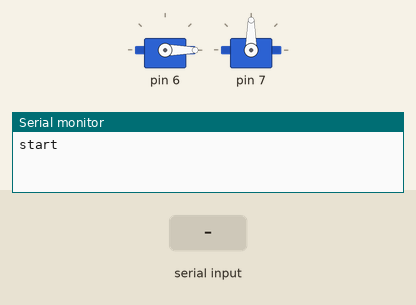
A sketch run on a simulated Arduino Uno, built with avr-gcc and run on an emulated ATmega328P. Shown: 2 × servo, the last lines printed to the serial monitor. The test bench sets the inputs (shaded band).

Above: at 1.2 s.
1.3 s: "30,150\n" received over Serial
At 3.3 s:
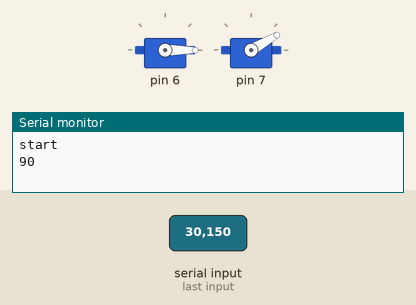
Timing chart, 0 to 4.8 s (numbered marks = the images above; inputs shaded):
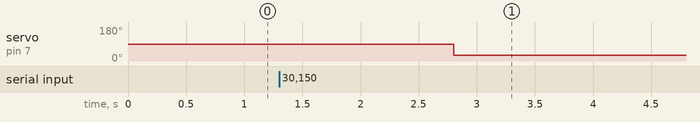

Measured:
- after the input at 1.3 s, servo on pin 7: 90° → 30° after 1.5 s

The sketch:

cam_rotor.ino
```cpp
#include <Servo.h>

class Cam_Rotor{
  private:Servo x_axis;
  private:Servo y_axis;
  public:void init(int servo_x, int servo_y){
    x_axis.attach(servo_x);
    y_axis.attach(servo_y);
    x_axis.write(0);
    y_axis.write(90);
  }

  public:String rotateX(int deg){
    // 0 to 180
    if (deg < 0 && deg > 180){
      return "OUT_OF_BOX";
    }
    x_axis.write(deg);
  }
  public:String rotateY(int deg){
    // 70 to 180
    if (deg < 70 && deg > 180){
      return "OUT_OF_BOX";
    }
    y_axis.write(deg);
  }
  public:int getY(){
    return y_axis.read();
  }
  public:int getX(){
    return x_axis.read();
  }
};

Cam_Rotor rotor;
void setup() {
  Serial.begin(9600);
  Serial.println("start");
  rotor.init(6, 7);
}

void loop() {
  if (Serial.available()){
    int deg_ = Serial.readStringUntil('\r').toInt();
    if (deg_ > 0){
      Serial.println(rotor.getY());
      rotor.rotateY(deg_);
    }
  }
  delay(600);
}
```
